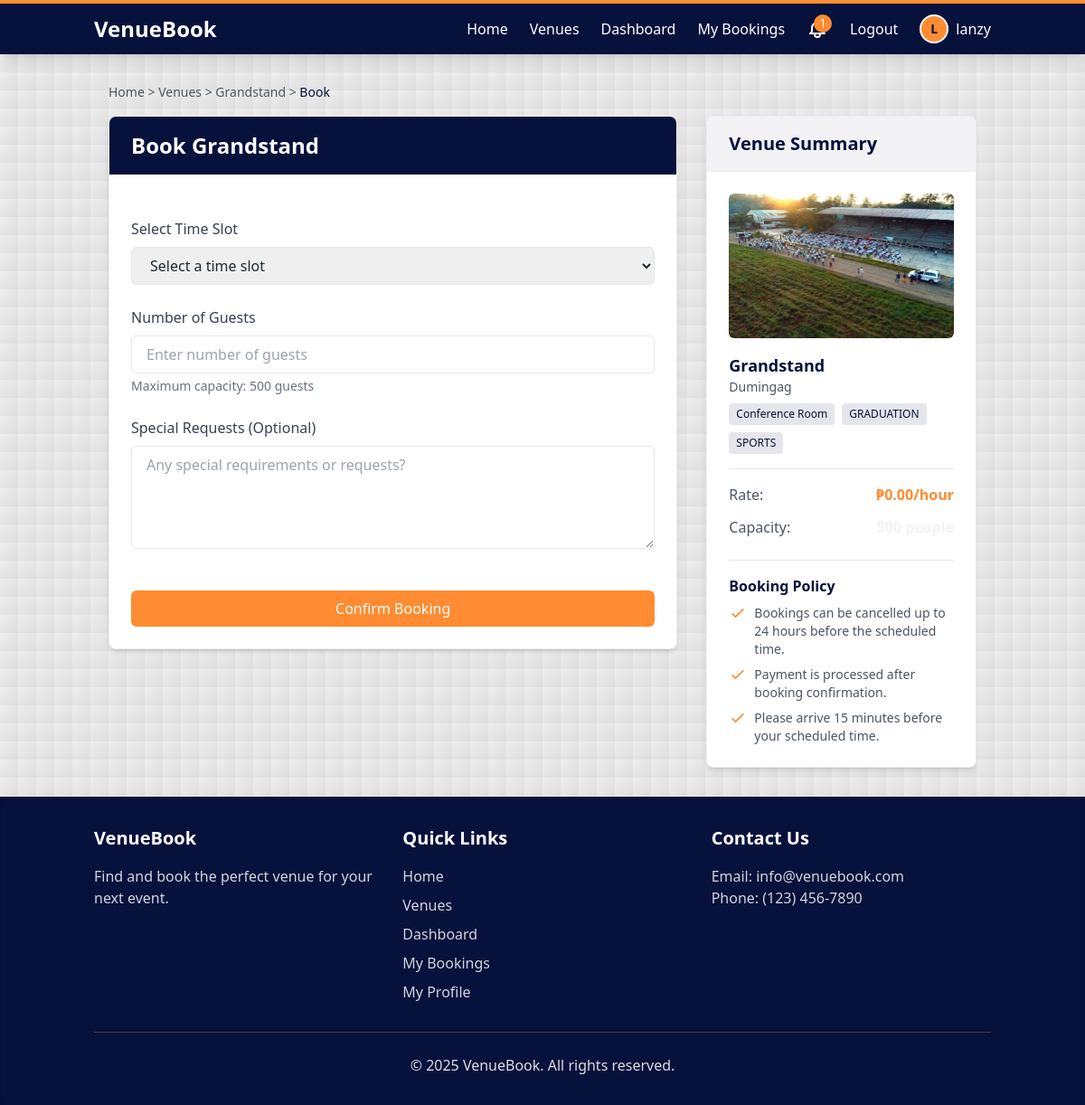
The page /venues/8/book/ (signed in) on the database its author committed.
### booking/models/venue.py (models this page shows, shortened)
class Venue(models.Model):
    STATUS_CHOICES = [
        ('active', 'Active'),
        ('maintenance', 'Under Maintenance'),
        ('inactive', 'Inactive'),
    ]
    name = models.CharField(max_length=200)
    description = models.TextField()
    address = models.CharField(max_length=255)
    capacity = models.PositiveIntegerField()
    hourly_rate = models.DecimalField(max_digits=10, decimal_places=2)
    image = models.ImageField(upload_to='venues/', blank=True, null=True)
    categories = models.ManyToManyField(Category, related_name='venues')
    manager = models.ForeignKey(VenueManager, on_delete=models.SET_NULL, null=True, related_name='managed_venues')
    status = models.CharField(max_length=20, choices=STATUS_CHOICES, default='active')
    created_at = models.DateTimeField(auto_now_add=True)
    updated_at = models.DateTimeField(auto_now=True)
    class Meta:
        ordering = ['name']

### booking/models/category.py (models this page shows, shortened)
class Category(models.Model):
    name = models.CharField(max_length=100)
    description = models.TextField(blank=True)
    class Meta:
        verbose_name_plural = "Categories"
        ordering = ['name']

### booking/views/booking_views.py (the view, shortened to what this page needs)
# urls.py: path('venues/<int:venue_id>/book/', views.book_venue, name='book_venue'),
@login_required
def book_venue(request, venue_id):
    venue = get_object_or_404(Venue, id=venue_id, status='active')
    available_slots = TimeSlot.objects.filter(venue=venue, is_available=True).order_by('date', 'start_time')
    context = {
        'venue': venue,
        'available_slots': available_slots,
    }
    return render(request, 'booking/book_venue.html', context)

### templates/booking/book_venue.html (shortened to what this page needs)
{% extends 'base.html' %}
{% block content %}
<div class="container mx-auto px-4">
    <div class="text-sm text-gray-600 mb-4">
        <a href="{% url 'home' %}" class="hover:text-accent">Home</a> &gt;
        <a href="{% url 'venue_list' %}" class="hover:text-accent">Venues</a> &gt;
        <a href="{% url 'venue_detail' venue.id %}" class="hover:text-accent">{{ venue.name }}</a> &gt;
        <span class="text-primary">Book</span>
    </div>
    <div class="grid grid-cols-1 lg:grid-cols-3 gap-8">
        <div class="lg:col-span-2">
            <div class="bg-white rounded-lg shadow-md border border-light-gray/50 overflow-hidden">
                <div class="bg-primary text-white py-4 px-6">
                    <h1 class="text-2xl font-bold">Book {{ venue.name }}</h1>
                </div>
                <div class="p-6">
                    {% if available_slots %}
                    <form action="{% url 'book_venue' venue.id %}" method="post" class="space-y-6">
                        <div>
                            <label for="time_slot" class="block text-gray-700 font-medium mb-2">Select Time Slot</label>
                            <select id="time_slot" name="time_slot" required
                                    class="w-full px-4 py-2 border rounded-md text-gray-800 focus:outline-none focus:ring-2 focus:ring-accent">
                                <option value="">Select a time slot</option>
                            </select>
                        </div>
                        <div>
                            <label for="num_guests" class="block text-gray-700 font-medium mb-2">Number of Guests</label>
                            <input type="number" id="num_guests" name="num_guests" min="1" max="{{ venue.capacity }}" required
                                   class="w-full px-4 py-2 border rounded-md text-gray-800 focus:outline-none focus:ring-2 focus:ring-accent"
                                   placeholder="Enter number of guests">
                            <p class="text-sm text-gray-500 mt-1">Maximum capacity: {{ venue.capacity }} guests</p>
                        </div>
                        <div>
                            <label for="special_requests" class="block text-gray-700 font-medium mb-2">Special Requests (Optional)</label>
                            <textarea id="special_requests" name="special_requests" rows="4"
                                      class="w-full px-4 py-2 border rounded-md text-gray-800 focus:outline-none focus:ring-2 focus:ring-accent"
                                      placeholder="Any special requirements or requests?"></textarea>
                        </div>
                        <div class="pt-4">
                            <button type="submit" class="w-full bg-accent text-white py-2 px-4 rounded-md hover:bg-accent/80 focus:outline-none focus:ring-2 focus:ring-accent focus:ring-offset-2 transition">
                                Confirm Booking
                            </button>
                        </div>
                    </form>
                    {% endif %}
                </div>
            </div>
        </div>
        <div class="lg:col-span-1">
            <div class="bg-white rounded-lg shadow-md border border-light-gray/50 overflow-hidden sticky top-4">
                <div class="bg-primary/5 py-4 px-6 border-b border-light-gray/30">
                    <h2 class="text-xl font-semibold text-primary">Venue Summary</h2>
                </div>
                <div class="p-6">
                    <div class="mb-4">
                        {% if venue.image %}
                        <img src="{{ venue.image.url }}" alt="{{ venue.name }}" class="w-full h-40 object-cover rounded-md mb-4">
                        {% else %}
                        <div class="w-full h-40 bg-light-gray/30 flex items-center justify-center rounded-md mb-4">
                            <span class="text-gray-500">No image available</span>
                        </div>
                        {% endif %}
                        <h3 class="text-lg font-semibold text-primary">{{ venue.name }}</h3>
                        <p class="text-gray-600 text-sm mb-2">{{ venue.address }}</p>
                        <div class="flex flex-wrap gap-2 mb-4">
                            {% for category in venue.categories.all %}
                            <span class="bg-primary/10 text-primary text-xs px-2 py-1 rounded">{{ category.name }}</span>
                            {% endfor %}
                        </div>
                    </div>
                    <div class="space-y-3 border-t pt-4">
                        <div class="flex justify-between">
                            <span class="text-gray-600">Rate:</span>
                            <span class="font-semibold text-accent">₱{{ venue.hourly_rate }}/hour</span>
                        </div>
                        <div class="flex justify-between">
                            <span class="text-gray-600">Capacity:</span>
                            <span class="font-semibold">{{ venue.capacity }} people</span>
                        </div>
                    </div>
                    <div class="mt-6 pt-4 border-t">
                        <h3 class="font-semibold text-primary mb-2">Booking Policy</h3>
                        <ul class="text-sm text-gray-600 space-y-2">
                            <li class="flex items-start">
                                <svg class="h-5 w-5 text-accent mr-2 flex-shrink-0" fill="none" viewBox="0 0 24 24" stroke="currentColor">
                                    <path stroke-linecap="round" stroke-linejoin="round" stroke-width="2" d="M5 13l4 4L19 7"></path>
                                </svg>
                                <span>Bookings can be cancelled up to 24 hours before the scheduled time.</span>
                            </li>
                            <li class="flex items-start">
                                <svg class="h-5 w-5 text-accent mr-2 flex-shrink-0" fill="none" viewBox="0 0 24 24" stroke="currentColor">
                                    <path stroke-linecap="round" stroke-linejoin="round" stroke-width="2" d="M5 13l4 4L19 7"></path>
                                </svg>
                                <span>Payment is processed after booking confirmation.</span>
                            </li>
                            <li class="flex items-start">
                                <svg class="h-5 w-5 text-accent mr-2 flex-shrink-0" fill="none" viewBox="0 0 24 24" stroke="currentColor">
                                    <path stroke-linecap="round" stroke-linejoin="round" stroke-width="2" d="M5 13l4 4L19 7"></path>
                                </svg>
                                <span>Please arrive 15 minutes before your scheduled time.</span>
                            </li>
                        </ul>
                    </div>
                </div>
            </div>
        </div>
    </div>
</div>
{% endblock %}

### templates/base.html (shortened to what this page needs)
<!DOCTYPE html>
{% load user_tags %}
<html lang="en">
<head>
    <script src="https://cdn.tailwindcss.com"></script>
</head>
<body class="min-h-screen flex flex-col bg-gradient-to-br from-off-white to-light-gray bg-fixed pattern-dots text-primary/5 pattern-size-2">
    <nav class="bg-primary text-white shadow-lg relative z-20 border-t-4 border-accent">
        <div class="container mx-auto px-4 py-3">
            <div class="flex justify-between items-center">
                <a href="{% url 'home' %}" class="text-2xl font-bold">VenueBook</a>
                <div class="hidden md:flex items-center space-x-6">
                    <a href="{% url 'home' %}" class="hover:text-accent transition">Home</a>
                    <a href="{% url 'venue_list' %}" class="hover:text-accent transition">Venues</a>
                    {% if user.is_authenticated %}
                        {% if user.is_superuser %}
                            <a href="{% url 'admin_dashboard' %}" class="hover:text-accent transition">Admin Dashboard</a>
                            <a href="{% url 'admin_users' %}" class="hover:text-accent transition">Users</a>
                            <a href="{% url 'admin_venues' %}" class="hover:text-accent transition">Venues</a>
                        {% elif user.is_staff and user.venue_manager.is_approved %}
                            <a href="{% url 'manager_dashboard' %}" class="hover:text-accent transition">Dashboard</a>
                            <a href="{% url 'manager_venues' %}" class="hover:text-accent transition">My Venues</a>
                            <a href="{% url 'manager_bookings' %}" class="hover:text-accent transition">Bookings</a>
                        {% else %}
                            <a href="{% url 'user_dashboard' %}" class="hover:text-accent transition">Dashboard</a>
                            <a href="{% url 'my_bookings' %}" class="hover:text-accent transition">My Bookings</a>
                        {% endif %}
                        <div class="relative" x-data="{ open: false }">
                            <button @click="open = !open" class="flex items-center hover:text-accent transition">
                                {% if unread_notification_count > 0 %}
                                    <span class="absolute -top-1 -right-1 bg-accent text-white text-xs rounded-full h-5 w-5 flex items-center justify-center">
                                        {{ unread_notification_count }}
                                    </span>
                                {% endif %}
                            </button>
                        </div>
                        <a href="#" onclick="document.getElementById('logout-form').submit(); return false;" class="hover:text-accent transition">Logout</a>
                        <a href="{% url 'my_profile' %}" class="flex items-center hover:text-accent transition">
                            {% if user|has_profile_picture %}
                                <img src="{{ user.profile.profile_picture.url }}" alt="{{ user.username }}"
                                     class="w-8 h-8 rounded-full object-cover border-2 border-white mr-2">
                            {% else %}
                                <div class="w-8 h-8 rounded-full bg-accent flex items-center justify-center border-2 border-white mr-2">
                                    <span class="text-primary font-bold text-sm">{{ user.username|slice:":1"|upper }}</span>
                                </div>
                            {% endif %}
                            <span>{{ user.username }}</span>
                        </a>
                    {% else %}
                        <a href="{% url 'login' %}" class="hover:text-accent transition">Login</a>
                    {% endif %}
                </div>
            </div>
        </div>
    </nav>
    <main class="container mx-auto px-4 py-8 flex-grow relative z-10">
        {% block content %}{% endblock %}
    </main>
    <footer class="bg-primary text-white py-8 mt-auto shadow-inner relative z-20">
        <div class="container mx-auto px-4">
            <div class="grid grid-cols-1 md:grid-cols-3 gap-8">
                <div>
                    <h3 class="text-xl font-bold mb-4">VenueBook</h3>
                    <p class="text-gray-300">Find and book the perfect venue for your next event.</p>
                </div>
                <div>
                    <h3 class="text-xl font-bold mb-4">Quick Links</h3>
                    <ul class="space-y-2 text-gray-300">
                        <li><a href="{% url 'home' %}" class="hover:text-accent transition">Home</a></li>
                        <li><a href="{% url 'venue_list' %}" class="hover:text-accent transition">Venues</a></li>
                        {% if user.is_authenticated %}
                            {% if user.is_superuser %}
                                <li><a href="{% url 'admin_dashboard' %}" class="hover:text-accent transition">Admin Dashboard</a></li>
                                <li><a href="{% url 'admin_users' %}" class="hover:text-accent transition">Users</a></li>
                                <li><a href="{% url 'admin_venues' %}" class="hover:text-accent transition">Venues</a></li>
                            {% elif user.is_staff and user.venue_manager.is_approved %}
                                <li><a href="{% url 'manager_dashboard' %}" class="hover:text-accent transition">Dashboard</a></li>
                                <li><a href="{% url 'manager_venues' %}" class="hover:text-accent transition">My Venues</a></li>
                            {% else %}
                                <li><a href="{% url 'user_dashboard' %}" class="hover:text-accent transition">Dashboard</a></li>
                                <li><a href="{% url 'my_bookings' %}" class="hover:text-accent transition">My Bookings</a></li>
                            {% endif %}
                            <li><a href="{% url 'my_profile' %}" class="hover:text-accent transition">My Profile</a></li>
                        {% else %}
                            <li><a href="{% url 'login' %}" class="hover:text-accent transition">Login</a></li>
                        {% endif %}
                    </ul>
                </div>
                <div>
                    <h3 class="text-xl font-bold mb-4">Contact Us</h3>
                    <p class="text-gray-300">Email: info@venuebook.com</p>
                    <p class="text-gray-300">Phone: (123) 456-7890</p>
                </div>
            </div>
            <div class="border-t border-accent/30 mt-8 pt-6 text-center text-light-gray">
                <p>&copy; {% now "Y" %} VenueBook. All rights reserved.</p>
            </div>
        </div>
    </footer>
</body>
</html>

### rows shown on the page
Venue: name "Grandstand", capacity "500", image (picture), address "Dumingag", hourly_rate "0.00"
Category: name "Conference Room"
Category: name "GRADUATION"
Category: name "SPORTS"

### other values the page prints
{{ unread_notification_count }} "1"
{{ user.username|slice:":1"|upper }} "L"
{{ user.username }} "lanzy"
